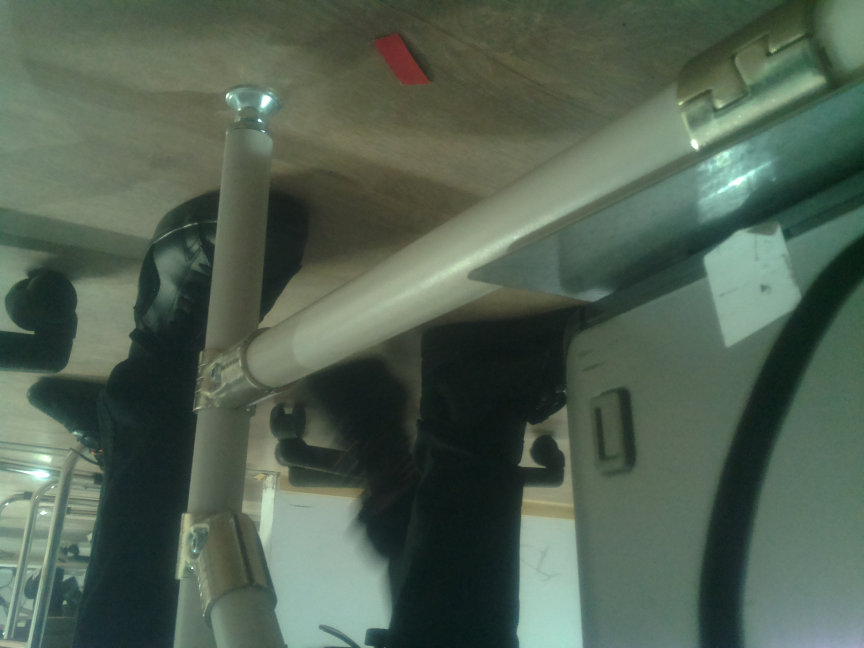
#> input picture SoundRecon/images/ceva.jpg, 2592 x 1944 px (shown at 1/3 size)
$ python MedianFilter.py
#> lines starting #> are read from the running program, lines starting #| are printed output that depends on the picture; after the words box and inside, x2 and y2 are one past the last pixel; in counts of white or black regions, pixels touching at a corner belong together
import sys
import cv2
import os
import numpy as np
import glob

DELAY_CAPTION = 1500
DELAY_BLUR = 100
MAX_KERNEL_LENGTH = 31

src = None
dst = None
window_name = 'Smoothing Demo'

def main():
    cv2.namedWindow(window_name, cv2.WINDOW_AUTOSIZE)
    listFiles = glob.glob('images/*jpg')
    imageName =max(listFiles, key = os.path.getctime)
    #imageName = max(listFiles, key = os.path.getctime) if imageName = None else 'images/testimage1.jpg'
    global src
    src = cv2.imread(cv2.samples.findFile(imageName))
#> src is the input picture: shape (1944, 2592, 3); mean B, G, R 82.1, 97, 81.1
    if src is None:
        print ('Error opening image')
        print ('Usage: smoothing.py [image_name -- default ../data/lena.jpg] \n')
        return -1

    if display_caption('Original Image') != 0:
        return 0
    global dst
    dst = np.copy(src)
    if display_dst(DELAY_CAPTION) != 0:
        return 0

    if display_caption('Median Blur') != 0:
        return 0
    for i in range(1, MAX_KERNEL_LENGTH, 2):
        dst = cv2.medianBlur(src, i)
        if display_dst(DELAY_BLUR) != 0:
            return 0
#    display_caption('Done!')
#    cv2.waitKey(0)
#    cv2.destroyAllWindows()
    return 0


def loadImage(folder):
	images = []
	for filename in os.listdir(folder):
		img = cv2.imread(os.path.join(folder,filename))
		if img is not None:
			images.append(img)
	return images


# [7 lines of commented-out code are left out]


def display_caption(caption):
#> called with caption = 'Original Image'
    global dst
    dst = np.zeros(src.shape, src.dtype)
    rows, cols, _ch = src.shape
#> rows = 1944; cols = 2592
    cv2.putText(dst, caption,
                (int(cols / 4), int(rows / 2)),
                cv2.FONT_HERSHEY_COMPLEX, 1, (255, 255, 255))
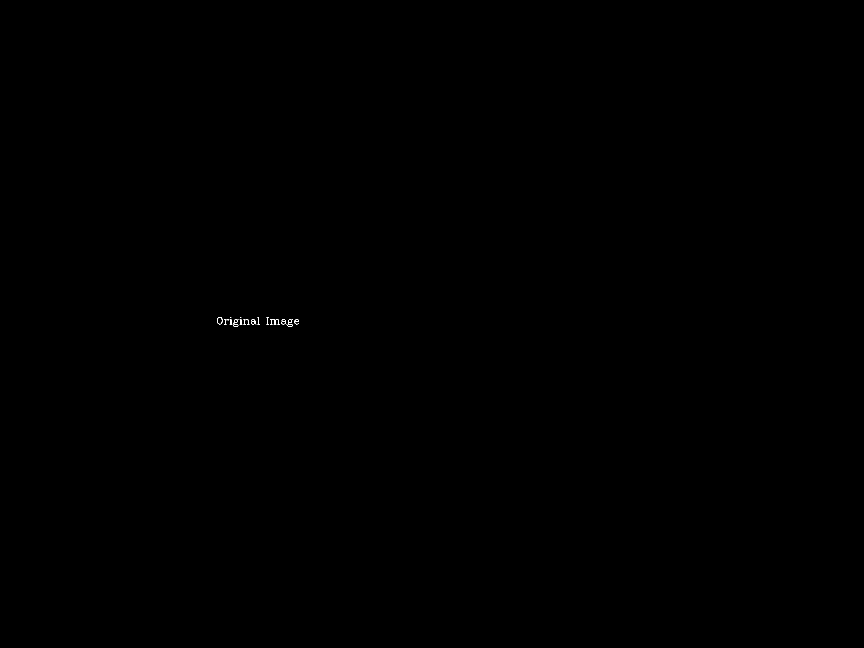
#> dst: shape (1944, 2592, 3) (shown at 1/3 size); 0.02% white in thin lines or dots, all inside (x1, y1, x2, y2) = (651, 951, 897, 980)
    return display_dst(DELAY_CAPTION)
def display_dst(delay):
#> called with delay = 1500
    cv2.imshow(window_name, dst)
    cv2.imwrite('images/dst_median.jpg', dst)
    c = cv2.waitKey(delay)
#> (key Esc is pressed here)
    if c >= 0 : return -1
    return 0


if __name__ == "__main__":
    filename = "images/ceva.jpg"
    main()

$ run again, with SoundRecon/images/testimage1.jpg copied over SoundRecon/images/ceva.jpg
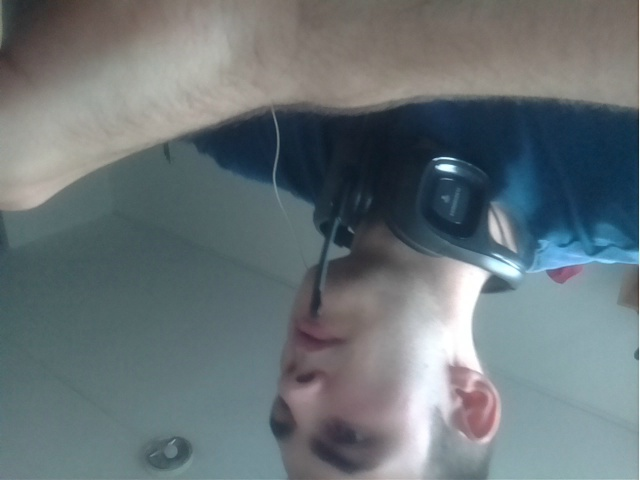
#> input picture SoundRecon/images/testimage1.jpg, 640 x 480 px
#> in main, src is the input picture: shape (480, 640, 3); mean B, G, R 119.4, 115.4, 104.6
#> in display_caption, `cv2.putText(dst, caption, (int(cols / 4), int(rows / 2)), cv2.FONT_HER..`:
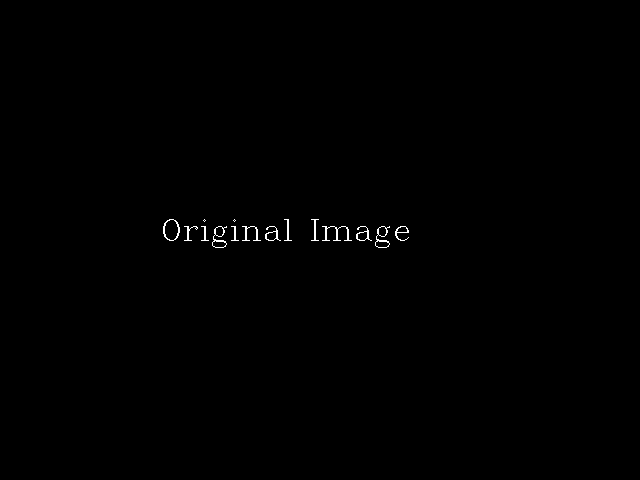
#> dst: shape (480, 640, 3); 0.3% white in thin lines or dots, all inside (x1, y1, x2, y2) = (163, 219, 409, 248)

$ run again, with SoundRecon/images/0.jpg copied over SoundRecon/images/ceva.jpg
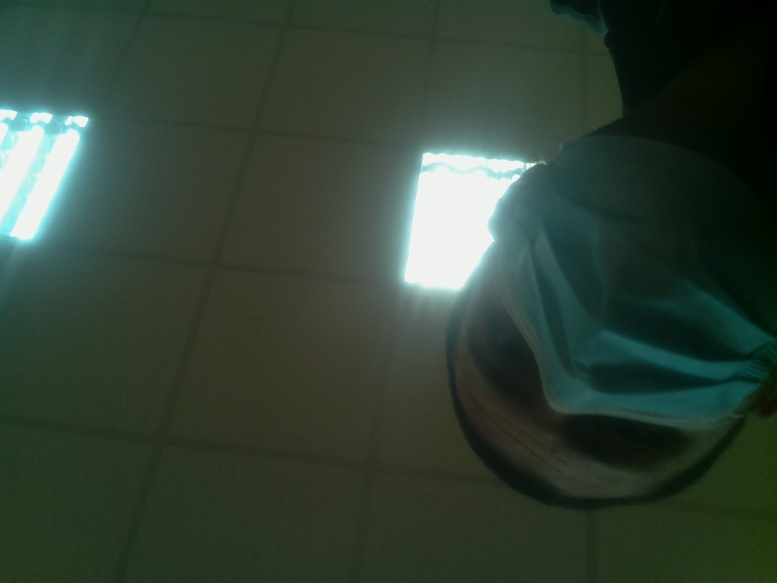
#> input picture SoundRecon/images/0.jpg, 777 x 583 px
#> in main, src is the input picture: shape (583, 777, 3); mean B, G, R 53.5, 66.2, 50.7
#> in display_caption, `cv2.putText(dst, caption, (int(cols / 4), int(rows / 2)), cv2.FONT_HER..`:
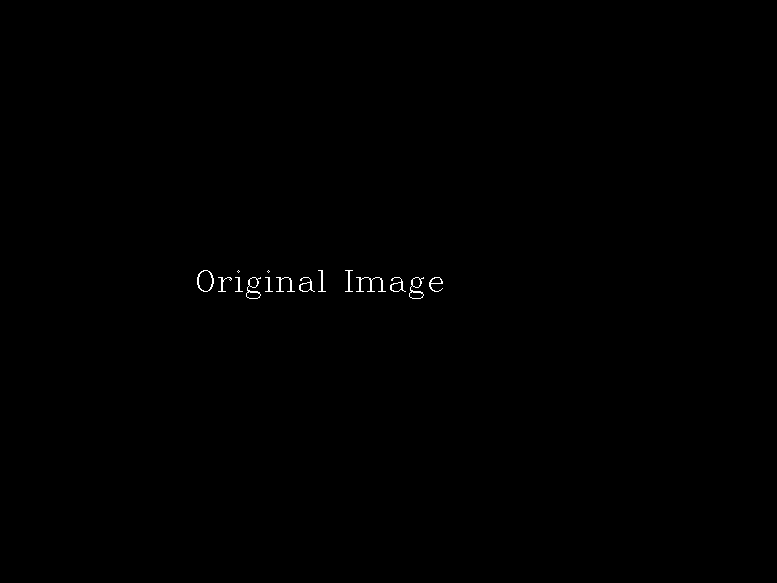
#> dst: shape (583, 777, 3); 0.21% white in thin lines or dots, all inside (x1, y1, x2, y2) = (197, 270, 443, 299)
